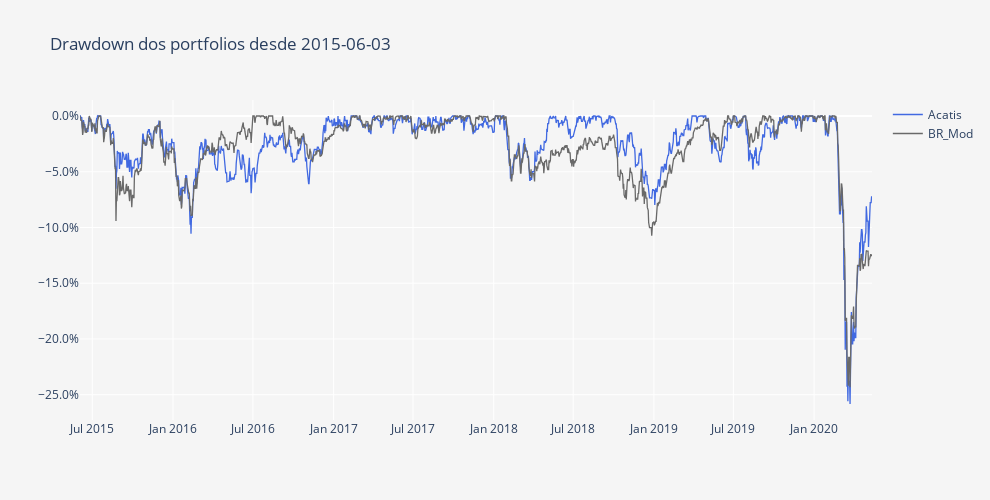

The notebook cell this image was saved under:
### Code cell
DD = compute_drawdowns(fundos)
DD = DD /100

layout = go.Layout(
    title='Drawdown dos portfolios desde ' + Begin,
    plot_bgcolor='#f5f5f5',
    paper_bgcolor='#f5f5f5',
    width=990,
    height=500,
    xaxis=dict(
        title='',
        showgrid=True,
        titlefont=dict(size=12),
    ),
    yaxis=dict(
        title='',
        showgrid=True,
        zeroline=True, # Adicionar ou não a zero line
        tickformat=".1%" # tickformat=".2%" se quiseres mais casas decimais
    ))

trace0 = go.Scatter(
    x = DD.index,
    y = DD.iloc[:, 0],
    name = fundos.columns[0],
    line = dict(
        color = 'royalblue',
        width = 1.3)
)

trace1 = go.Scatter(
    x = DD.index,
    y = DD.iloc[:, 1],
    name = fundos.columns[1],
    line = dict(
        color = 'dimgrey',
        width = 1.3)
)

data = [trace0, trace1]
        
fig = go.Figure(data=data, layout=layout)
py.iplot(fig)

### Figure 1 — Plotly figure (JSON) as saved in the notebook; plotly's stock layout.template omitted (floating-point values rounded to 4 significant figures; data arrays with more than 128 entries replaced by an {"elided": "..."} marker saying what was removed)
{"data": [{"line": {"color": "royalblue", "width": 1.3}, "name": "Acatis", "type": "scatter", "x": {"elided": "1941 str values"}, "y": {"elided": "1941 float values"}}, {"line": {"color": "dimgrey", "width": 1.3}, "name": "BR_Mod", "type": "scatter", "x": {"elided": "1941 str values"}, "y": {"elided": "1941 float values"}}], "layout": {"height": 500, "paper_bgcolor": "#f5f5f5", "plot_bgcolor": "#f5f5f5", "title": {"text": "Drawdown dos portfolios desde 2015-06-03"}, "width": 990, "xaxis": {"autorange": true, "range": ["2015-06-03", "2020-05-12"], "showgrid": true, "title": {"font": {"size": 12}, "text": ""}, "type": "date"}, "yaxis": {"autorange": true, "range": [-0.2727, 0.01435], "showgrid": true, "tickformat": ".1%", "title": {"text": ""}, "type": "linear", "zeroline": true}}}
